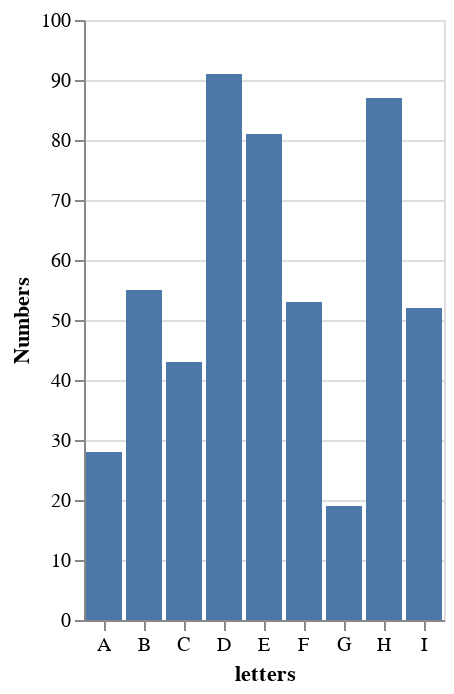

Describe this chart as a Vega-Lite specification.
### Vega-Lite specification from a JSON file in a GitHub repository (floating-point values rounded to 4 significant figures)
{"$schema": "https://vega.github.io/schema/vega-lite/v4.json", "description": "A simple bar chart with embedded data.", "data": {"values": [{"a": "A", "b": 28}, {"a": "B", "b": 55}, {"a": "C", "b": 43}, {"a": "D", "b": 91}, {"a": "E", "b": 81}, {"a": "F", "b": 53}, {"a": "G", "b": 19}, {"a": "H", "b": 87}, {"a": "I", "b": 52}]}, "mark": "bar", "encoding": {"x": {"field": "a", "title": "letters", "type": "nominal", "axis": {"labelAngle": 0}}, "y": {"field": "b", "type": "quantitative", "title": "Numbers"}}, "config": {}}
